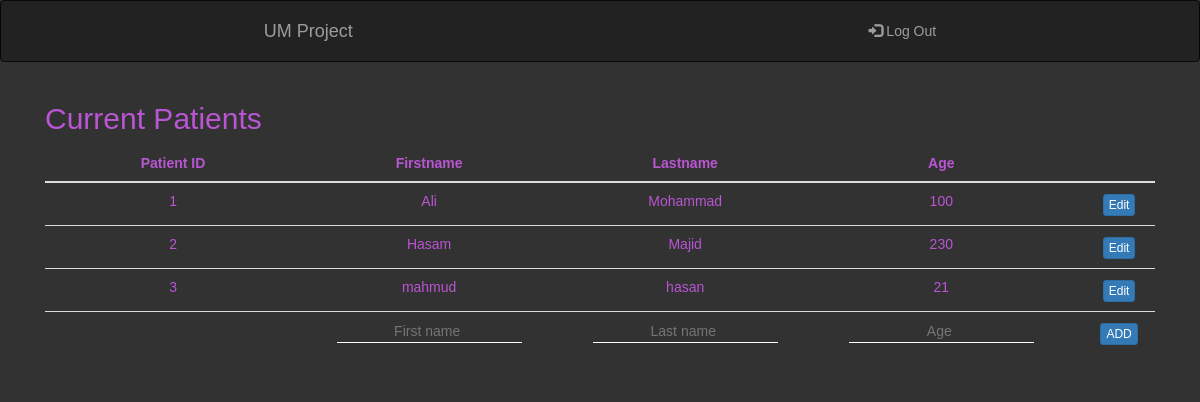
Page /admin/index.php on the earlier database version.
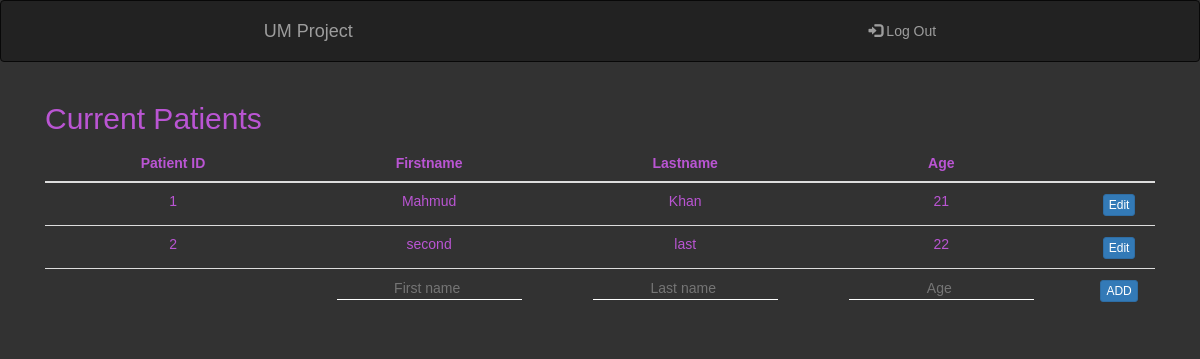
Same page on the later database version.
### tables this page shows
CREATE TABLE `users` (
  `Id` int(10) NOT NULL,
  `First_name` varchar(650) NOT NULL,
  `Last_name` varchar(650) NOT NULL,
  `Age` int(4) NOT NULL
);

### admin/index.php (the view, shortened to what this page needs)
<!DOCTYPE html>
<html lang="en">
  <head>
    <link href="vendor/bootstrap/css/bootstrap.min.css" rel="stylesheet">
    <link href="vendor/font-awesome/css/font-awesome.min.css" rel="stylesheet" type="text/css">
  <link rel="stylesheet" href="https://maxcdn.bootstrapcdn.com/bootstrap/3.3.7/css/bootstrap.min.css">
    <link href="vendor/magnific-popup/magnific-popup.css" rel="stylesheet">
 <link href= "index.css" rel = "stylesheet" >
  </head>
  <body >
  <?php include '../conn.php' ;
    include 'header.php';
  ?>
<div class="container">
  <h2 class = "table_title">Current Patients</h2>
  <table class="table">
    <thead>
      <tr>
       <th class = "table_content" style="text-align: center;">Patient ID</th>
        <th class = "table_content" style="text-align: center;">Firstname</th>
        <th class = "table_content" style="text-align: center;">Lastname</th>
        <th class = "table_content" style="text-align: center;">Age</th>
        <th class = "table_content"></th>
      </tr>
    </thead>
    <tbody>
<?php
    $sql = "SELECT * FROM users";
    $result = mysqli_query($conn, $sql);
    if (mysqli_num_rows($result) > 0) {
        while($row = mysqli_fetch_assoc($result)) {
?>
            <tr>
               <td class = "table_content" style="text-align: center;"><?php echo $row['Id'] ?></td>
                <td class = "table_content" style="text-align: center;"><?php echo $row['First_name'] ?></td>
                <td class = "table_content" style="text-align: center;"><?php echo $row['Last_name']  ?> </td>
                <td class = "table_content" style="text-align: center;"><?php echo $row['Age']  ?></td>
                <td style="text-align: center;">
                    <form action = "Admin_edit.php" method = "get">
                        <button type="submit"  class="btn btn-primary btn-xs" >Edit</button>
                    </form>
                </td>
            </tr>
<?php
       }
    }
?>
   <form action = "Add_Person.php" method = "get">
   <tr>
   <td class = "table_content" style="text-align: center;"><input placeholder="First name " name = "first_name" id="first_name" style= "border: 0;outline: 0; background: transparent; border-bottom: 1px solid white;text-align:center;"></input></td>
   <td class = "table_content" style="text-align: center;"><input placeholder="Last name " name = "Last_name" id="Last_name" style= "border: 0;outline: 0; background: transparent; border-bottom: 1px solid white;text-align:center;"></input></td>
   <td class = "table_content" style="text-align: center;"><input placeholder="Age " name = "Age" id="Age" style= "border: 0;outline: 0; background: transparent; border-bottom: 1px solid white;text-align:center;"></input></td>
   <td style="text-align: center;">
           <button type="submit"  class="btn btn-primary btn-xs" >ADD</button>
   </td>
</tr>
    </tbody>
  </table>
</div>
  </body>
</html>

### admin/header.php (shortened to what this page needs)
 <nav class="navbar navbar-inverse">
  <div class="container-fluid" style = "background-color :##323232; ">
    <div class="navbar-header">
      <a class="navbar-brand" href="index.php">UM Project </a>
    </div>
    <ul class="nav navbar-nav navbar-right">
      <li><a href="../"><span class="glyphicon glyphicon-log-in"></span> Log Out</a></li>
    </ul>
  </div>
</nav>

### admin/index.css (style rules this page uses)
body { background-color : #323232; font: 14px Arial; margin: 0 auto; padding: 0; position: relative; }
.table_content { color :mediumorchid; }
.table_title { color :mediumorchid; }

Differences in the rows shown:
removed users: Id "3", First_name "mahmud", Last_name "hasan", Age "21"
changed users id 1: First_name "Ali" → "Mahmud"; Last_name "Mohammad" → "Khan"; Age "100" → "21"
changed users id 2: First_name "Hasam" → "second"; Last_name "Majid" → "last"; Age "230" → "22"
